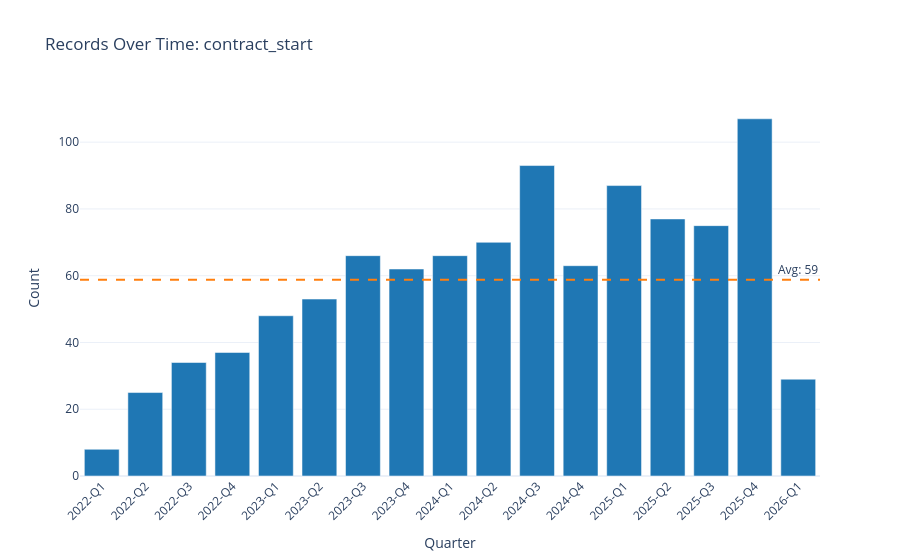

Write notebook code for a chart like this one.
### Markdown cell above
## 4.7 Datetime Columns Analysis

**📖 Unlike numeric transformations, datetime analysis recommends NEW FEATURES to create:**

| Recommendation Type | Purpose | Examples |
|---------------------|---------|----------|
| **Feature Engineering** | Create predictive features from dates | `days_since_signup`, `tenure_years`, `month_sin_cos` |
| **Modeling Strategy** | How to structure train/test | Time-based splits when trends detected |
| **Data Quality** | Issues to address before modeling | Placeholder dates (1/1/1900) to filter |

**📖 Feature Engineering Strategies:**
- **Recency**: `days_since_X` - How recent was the event? (useful for predicting behavior)
- **Tenure**: `tenure_years` - How long has customer been active? (maturity/loyalty)
- **Duration**: `days_between_A_and_B` - Time between events (e.g., signup to first purchase)
- **Cyclical**: `month_sin`, `month_cos` - Preserves that December is near January
- **Categorical**: `is_weekend`, `is_quarter_end` - Behavioral indicators

### Code cell
from customer_retention.stages.profiling.temporal_analyzer import TemporalRecommendationType

datetime_cols = [
    name for name, col in findings.columns.items()
    if col.inferred_type == ColumnType.DATETIME
    and name not in TEMPORAL_METADATA_COLS
]

temporal_analyzer = TemporalAnalyzer()

# Store all datetime recommendations grouped by type
feature_engineering_recs = []
modeling_strategy_recs = []
data_quality_recs = []
datetime_summaries = []

for col_name in datetime_cols:
    col_info = findings.columns[col_name]
    print(f"\n{'='*70}")
    print(f"Column: {col_name}")
    print(f"Type: {col_info.inferred_type.value} (Confidence: {col_info.confidence:.0%})")
    print(f"{'='*70}")

    date_series = to_datetime(df[col_name], errors='coerce', format='mixed')
    valid_dates = date_series.dropna()

    print(f"\n📅 Date Range: {valid_dates.min()} to {valid_dates.max()}")
    print(f"   Nulls: {date_series.isna().sum():,} ({date_series.isna().mean()*100:.1f}%)")

    # Basic temporal analysis
    analysis = temporal_analyzer.analyze(date_series)
    print(f"   Auto-detected granularity: {analysis.granularity.value}")
    print(f"   Span: {analysis.span_days:,} days ({analysis.span_days/365:.1f} years)")

    # Growth analysis
    growth = temporal_analyzer.calculate_growth_rate(date_series)
    if growth.get("has_data"):
        print("\n📈 Growth Analysis:")
        print(f"   Trend: {growth['trend_direction'].upper()}")
        print(f"   Overall growth: {growth['overall_growth_pct']:+.1f}%")
        print(f"   Avg monthly growth: {growth['avg_monthly_growth']:+.1f}%")

    # Seasonality analysis
    seasonality = temporal_analyzer.analyze_seasonality(date_series)
    if seasonality.has_seasonality:
        print("\n🔄 Seasonality Detected:")
        print(f"   Peak months: {', '.join(seasonality.peak_periods[:3])}")
        print(f"   Trough months: {', '.join(seasonality.trough_periods[:3])}")
        print(f"   Seasonal strength: {seasonality.seasonal_strength:.2f}")

    # Get recommendations using framework
    other_dates = [c for c in datetime_cols if c != col_name]
    recommendations = temporal_analyzer.recommend_features(date_series, col_name, other_date_columns=other_dates)

    # Group by recommendation type
    col_feature_recs = [r for r in recommendations if r.recommendation_type == TemporalRecommendationType.FEATURE_ENGINEERING]
    col_modeling_recs = [r for r in recommendations if r.recommendation_type == TemporalRecommendationType.MODELING_STRATEGY]
    col_quality_recs = [r for r in recommendations if r.recommendation_type == TemporalRecommendationType.DATA_QUALITY]

    feature_engineering_recs.extend(col_feature_recs)
    modeling_strategy_recs.extend(col_modeling_recs)
    data_quality_recs.extend(col_quality_recs)

    # Display recommendations grouped by type
    if col_feature_recs:
        print("\n🛠️ FEATURES TO CREATE:")
        for rec in col_feature_recs:
            priority_icon = "🔴" if rec.priority == "high" else "🟡" if rec.priority == "medium" else "✓"
            print(f"   {priority_icon} {rec.feature_name} ({rec.category})")
            print(f"      Why: {rec.reason}")
            if rec.code_hint:
                print(f"      Code: {rec.code_hint}")

    if col_modeling_recs:
        print("\n⚙️ MODELING CONSIDERATIONS:")
        for rec in col_modeling_recs:
            priority_icon = "🔴" if rec.priority == "high" else "🟡" if rec.priority == "medium" else "✓"
            print(f"   {priority_icon} {rec.feature_name}")
            print(f"      Why: {rec.reason}")

    if col_quality_recs:
        print("\n⚠️ DATA QUALITY ISSUES:")
        for rec in col_quality_recs:
            priority_icon = "🔴" if rec.priority == "high" else "🟡" if rec.priority == "medium" else "✓"
            print(f"   {priority_icon} {rec.feature_name}")
            print(f"      Why: {rec.reason}")
            if rec.code_hint:
                print(f"      Code: {rec.code_hint}")

    # Standard extractions always available
    print("\n   Standard extractions available: year, month, day, day_of_week, quarter")

    # Store summary
    datetime_summaries.append({
        "Column": col_name,
        "Span (days)": analysis.span_days,
        "Seasonality": "Yes" if seasonality.has_seasonality else "No",
        "Trend": growth.get('trend_direction', 'N/A').capitalize() if growth.get("has_data") else "N/A",
        "Features to Create": len(col_feature_recs),
        "Modeling Notes": len(col_modeling_recs),
        "Quality Issues": len(col_quality_recs)
    })

    # === VISUALIZATIONS ===

    if growth.get("has_data"):
        fig = charts.growth_summary_indicators(growth, title=f"Growth Summary: {col_name}")
        display_figure(fig)

    chart_type = "line" if analysis.granularity in [TemporalGranularity.DAY, TemporalGranularity.WEEK] else "bar"
    fig = charts.temporal_distribution(analysis, title=f"Records Over Time: {col_name}", chart_type=chart_type)
    display_figure(fig)

    fig = charts.temporal_trend(analysis, title=f"Trend Analysis: {col_name}")
    display_figure(fig)

    yoy_data = temporal_analyzer.year_over_year_comparison(date_series)
    if len(yoy_data) > 1:
        fig = charts.year_over_year_lines(yoy_data, title=f"Year-over-Year: {col_name}")
        display_figure(fig)
        fig = charts.year_month_heatmap(yoy_data, title=f"Records Heatmap: {col_name}")
        display_figure(fig)

    if growth.get("has_data"):
        fig = charts.cumulative_growth_chart(growth["cumulative"], title=f"Cumulative Records: {col_name}")
        display_figure(fig)

    fig = charts.temporal_heatmap(date_series, title=f"Day of Week Distribution: {col_name}")
    display_figure(fig)

# === DATETIME SUMMARY ===
if datetime_summaries:
    print("\n" + "=" * 70)
    print("DATETIME COLUMNS SUMMARY")
    print("=" * 70)
    display_table(native_pd.DataFrame(datetime_summaries))

    # Summary by recommendation type
    print("\n📋 ALL RECOMMENDATIONS BY TYPE:")

    if feature_engineering_recs:
        print(f"\n🛠️ FEATURES TO CREATE ({len(feature_engineering_recs)}):")
        for i, rec in enumerate(feature_engineering_recs, 1):
            priority_icon = "🔴" if rec.priority == "high" else "🟡" if rec.priority == "medium" else "✓"
            print(f"   {i}. {priority_icon} {rec.feature_name}")

    if modeling_strategy_recs:
        print(f"\n⚙️ MODELING CONSIDERATIONS ({len(modeling_strategy_recs)}):")
        for i, rec in enumerate(modeling_strategy_recs, 1):
            priority_icon = "🔴" if rec.priority == "high" else "🟡" if rec.priority == "medium" else "✓"
            print(f"   {i}. {priority_icon} {rec.feature_name}: {rec.reason}")

    if data_quality_recs:
        print(f"\n⚠️ DATA QUALITY TO ADDRESS ({len(data_quality_recs)}):")
        for i, rec in enumerate(data_quality_recs, 1):
            priority_icon = "🔴" if rec.priority == "high" else "🟡" if rec.priority == "medium" else "✓"
            print(f"   {i}. {priority_icon} {rec.feature_name}: {rec.reason}")

    # Add recommendations to registry
    added_derived = 0
    added_modeling = 0

    # Add feature engineering recommendations to Silver layer (derived columns)
    if registry.silver:
        for rec in feature_engineering_recs:
            registry.add_silver_derived(
                column=rec.feature_name,
                expression=rec.code_hint or "",
                feature_type=rec.category,
                rationale=rec.reason,
                source_notebook="04_column_deep_dive"
            )
            added_derived += 1

    # Add modeling strategy recommendations to Bronze layer
    seen_strategies = set()
    for rec in modeling_strategy_recs:
        if rec.feature_name not in seen_strategies:
            registry.add_bronze_modeling_strategy(
                strategy=rec.feature_name,
                column=datetime_cols[0] if datetime_cols else "",
                parameters={"category": rec.category},
                rationale=rec.reason,
                source_notebook="04_column_deep_dive"
            )
            seen_strategies.add(rec.feature_name)
            added_modeling += 1

    print(f"\n✅ Added {added_derived} derived column recommendations to Silver layer")
    print(f"✅ Added {added_modeling} modeling strategy recommendations to Bronze layer")

### Figure 1 — Plotly figure (JSON) as saved in the notebook; plotly's stock layout.template omitted (floating-point values rounded to 4 significant figures)
{"data": [{"marker": {"color": "#1f77b4"}, "name": "Record Count", "type": "bar", "x": ["2022-Q1", "2022-Q2", "2022-Q3", "2022-Q4", "2023-Q1", "2023-Q2", "2023-Q3", "2023-Q4", "2024-Q1", "2024-Q2", "2024-Q3", "2024-Q4", "2025-Q1", "2025-Q2", "2025-Q3", "2025-Q4", "2026-Q1"], "y": [8, 25, 34, 37, 48, 53, 66, 62, 66, 70, 93, 63, 87, 77, 75, 107, 29]}], "layout": {"annotations": [{"showarrow": false, "text": "Avg: 59", "x": 1, "xanchor": "right", "xref": "x domain", "y": 58.82, "yanchor": "bottom", "yref": "y"}], "shapes": [{"line": {"color": "#ff7f0e", "dash": "dash"}, "type": "line", "x0": 0, "x1": 1, "xref": "x domain", "y0": 58.82, "y1": 58.82, "yref": "y"}], "title": {"text": "Records Over Time: contract_start"}, "xaxis": {"tickangle": -45, "title": {"text": "Quarter"}}, "yaxis": {"title": {"text": "Count"}}}}
